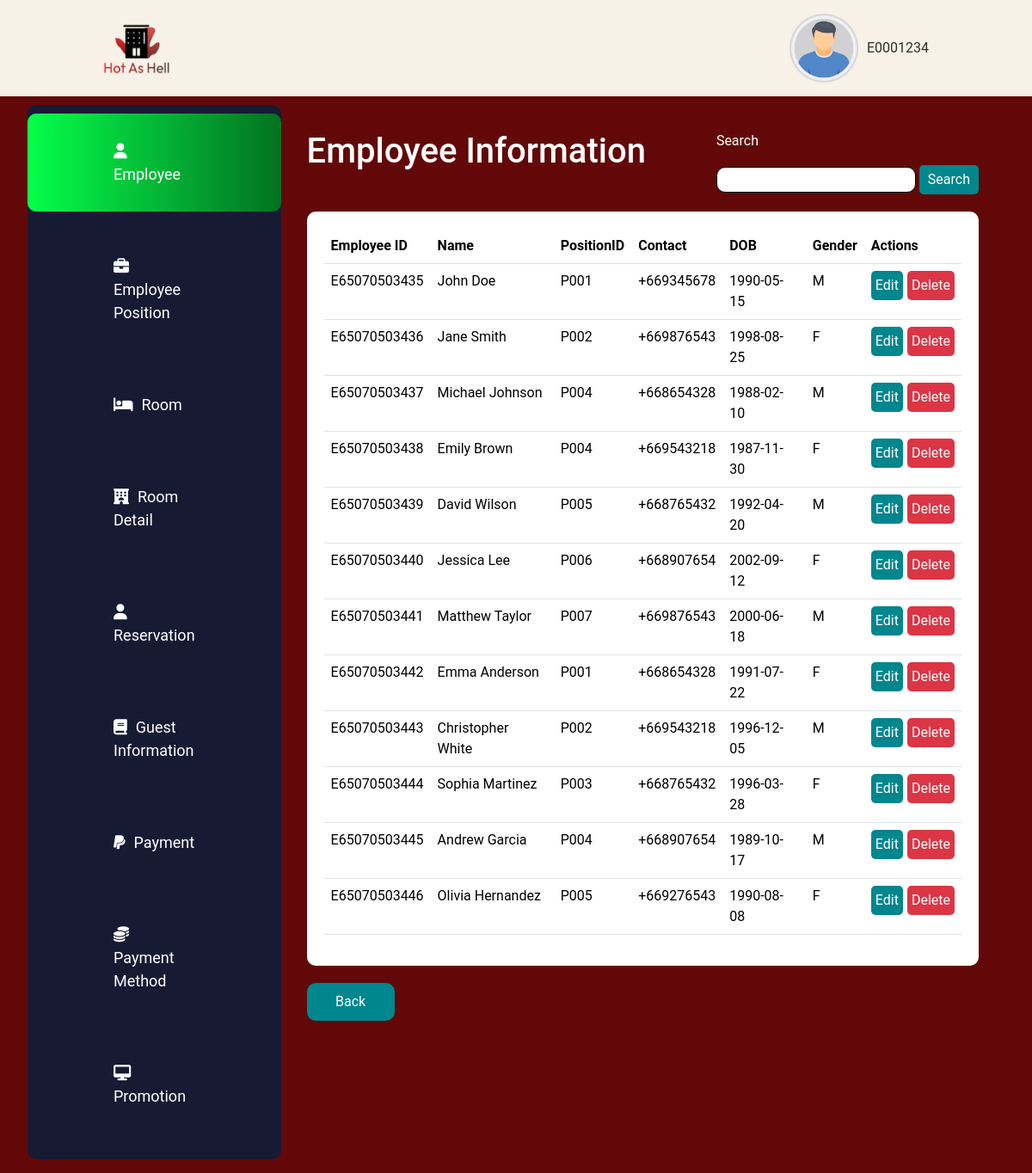
Page /AllLinkedTestDashboard/employee_searchf.php on the committed database.
### tables this page shows
CREATE TABLE `employee` (
  `EmployeeID` varchar(12) NOT NULL,
  `FirstName` varchar(30) NOT NULL,
  `LastName` varchar(30) NOT NULL,
  `PositionID` varchar(4) NOT NULL,
  `Password` varchar(255) NOT NULL,
  `Contact` varchar(11) NOT NULL,
  `DOB` date NOT NULL,
  `Gender` varchar(1) NOT NULL
);

### AllLinkedTestDashboard/employee_search.php (the view, shortened to what this page needs)
<?php
$con = mysqli_connect("localhost", "root", "", "hot_as_hell");
$search = isset($_GET['search']) ? mysqli_real_escape_string($con, $_GET['search']) : '';
if ($search) {
    $query = "SELECT * FROM Employee WHERE EmployeeID LIKE '%$search%' OR FirstName LIKE '%$search%'";
} else {
    $query = "SELECT * FROM Employee";
}
$result = mysqli_query($con, $query);
if (mysqli_num_rows($result) > 0) {
    while ($row = mysqli_fetch_assoc($result)) {
        echo "<tr>";
        echo "<td>".$row['EmployeeID']."</td>";
        echo "<td>".$row['FirstName']." ".$row['LastName']."</td>";
        echo "<td>".$row['PositionID']."</td>";
        echo "<td>".$row['Contact']."</td>";
        echo "<td>".$row['DOB']."</td>";
        echo "<td>".$row['Gender']."</td>";
        echo "<td>";
        echo "<div style='display: flex; gap: 5px;'>";
        echo "<a href='employee_updatef.php?id=".$row["EmployeeID"]."'><button style='color: white; border-radius: 5px; background-color: #00868D; padding: 5px; border: none;'>Edit</button></a>";
        echo "<a href='employee_updatef.php?id=".$row["EmployeeID"]."'><button style='color: white; border-radius: 5px; background-color: #DC3545; padding: 5px; border: none;'>Delete</button></a>";
        echo "</div>";
        echo "</td>";
        echo "</tr>";
    }
    echo "</table>";
} else {
    echo "<tr><td colspan='7'>No records found</td></tr>";
}
?>

### AllLinkedTestDashboard/style.css (style rules this page uses)
body { font-family: 'Roboto', sans-serif; margin: 0; padding: 0; background-color: #630808; }
a { text-decoration: none; color: white; }

### rows in the picture
employee: EmployeeID "E65070503435", FirstName "John", LastName "Doe", PositionID "P001", Contact "+669345678", DOB "1990-05-15", Gender "M"
employee: EmployeeID "E65070503436", FirstName "Jane", LastName "Smith", PositionID "P002", Contact "+669876543", DOB "1998-08-25", Gender "F"
employee: EmployeeID "E65070503437", FirstName "Michael", LastName "Johnson", PositionID "P004", Contact "+668654328", DOB "1988-02-10", Gender "M"
employee: EmployeeID "E65070503438", FirstName "Emily", LastName "Brown", PositionID "P004", Contact "+669543218", DOB "1987-11-30", Gender "F"
employee: EmployeeID "E65070503439", FirstName "David", LastName "Wilson", PositionID "P005", Contact "+668765432", DOB "1992-04-20", Gender "M"
employee: EmployeeID "E65070503440", FirstName "Jessica", LastName "Lee", PositionID "P006", Contact "+668907654", DOB "2002-09-12", Gender "F"
employee: EmployeeID "E65070503441", FirstName "Matthew", LastName "Taylor", PositionID "P007", Contact "+669876543", DOB "2000-06-18", Gender "M"
employee: EmployeeID "E65070503442", FirstName "Emma", LastName "Anderson", PositionID "P001", Contact "+668654328", DOB "1991-07-22", Gender "F"
employee: EmployeeID "E65070503443", FirstName "Christopher", LastName "White", PositionID "P002", Contact "+669543218", DOB "1996-12-05", Gender "M"
employee: EmployeeID "E65070503444", FirstName "Sophia", LastName "Martinez", PositionID "P003", Contact "+668765432", DOB "1996-03-28", Gender "F"
employee: EmployeeID "E65070503445", FirstName "Andrew", LastName "Garcia", PositionID "P004", Contact "+668907654", DOB "1989-10-17", Gender "M"
employee: EmployeeID "E65070503446", FirstName "Olivia", LastName "Hernandez", PositionID "P005", Contact "+669276543", DOB "1990-08-08", Gender "F"
